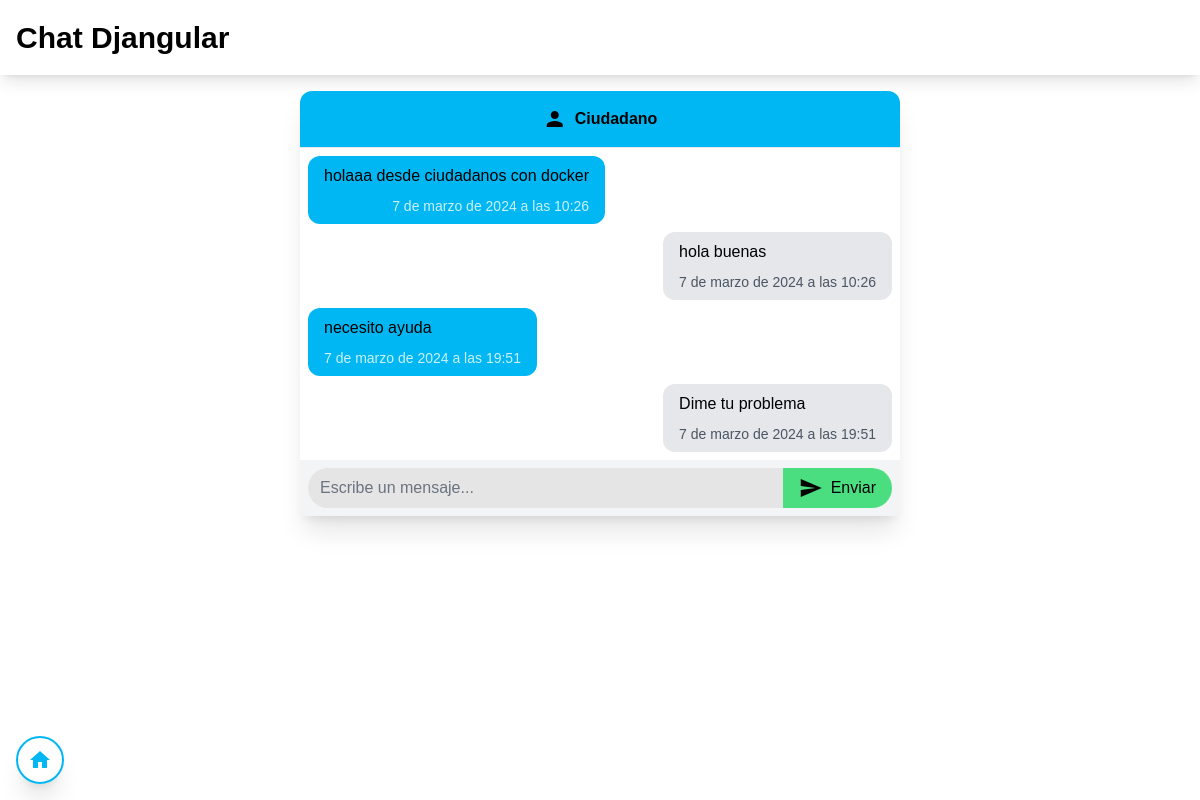
The page /chat/14 (signed in) on the database its author committed.
### ChatApp/models.py (models this page shows, shortened)
class Message(models.Model):
    chat = models.ForeignKey(Chat, on_delete=models.CASCADE, related_name='messages', verbose_name='Chat')
    sender = models.ForeignKey(User, on_delete=models.CASCADE, related_name='messages', verbose_name='Remitente')
    content = models.TextField(verbose_name='Contenido')
    timestamp = models.DateTimeField(auto_now_add=True, verbose_name='Fecha de creación')
    class Meta:
        ordering = ['timestamp']
        verbose_name = 'Mensaje'

### ChatApp/views.py (the view)
# urls.py: path('chat/<int:chat_id>',chat, name='chat'),
def chat(request, chat_id):
    chat = get_object_or_404(Chat, id=chat_id)  # Obtiene el chat o devuelve un error 404 si no existe
    user_is_participant = request.user.chats.filter(id=chat.id).exists()  # Comprueba si el usuario es un participante en el chat
    if user_is_participant:
        messages = chat.messages.order_by('timestamp')  # Obtener todos los mensajes del chat
        return render(request, 'chat/chat.html', {'chat':chat, 'messages':messages, 'user_is_participant': user_is_participant})
    else:
        return render(request, 'chat/join_chat.html', {'chat':chat, 'user_is_participant': user_is_participant})

### ChatApp/templates/chat/chat.html (shortened to what this page needs)
{% extends 'base.html' %}
{% load static %}
{% block content %}
  <section class="w-[600px] mx-auto h-auto flex flex-col shadow-xl">
    {% if 'ciudadano' in chat.name %}
      <h2 class="flex items-center justify-center p-4 font-bold gap-x-2 bg-process_cyan-500 rounded-t-xl">
        <span class="material-icons">person</span>
        Ciudadano
      </h2>
    {% elif 'promotor' in chat.name %}
      <h2 class="flex items-center justify-center p-4 font-bold gap-x-2 bg-steel_pink-500 rounded-t-xl">
        <span class="material-icons">apartment</span>
        Promotor
      </h2>
    {% else %}
      <h2 class="flex items-center justify-center p-4 font-bold gap-x-2 bg-turquoise-500 rounded-t-xl">
        <span class="material-icons">account_balance</span>
        Banco
      </h2>
    {% endif %}
    <hr />
    <div id="boxMessages" class="flex-1 p-2 flex flex-col items-start justify-start overflow-y-auto gap-y-2 max-h-[70vh] min-h-[70vh]">
      {% if messages %}
        {% for message in messages %}
          {% if message.sender.username == 'admin' %}
            <p class="self-end px-4 py-2 rounded-xl max-w-[70%] bg-gray-200 flex flex-col gap-y-2">
              {{ message.content }}
              <span class="self-end text-sm text-gray-600">{{ message.timestamp }}</span>
            </p>
          {% elif message.sender.username == 'ciudadano' %}
            <p class="self-start px-4 py-2 rounded-xl max-w-[70%] bg-process_cyan-500 flex flex-col gap-y-2">
              {{ message.content }}
              <span class="self-end text-sm text-white/80">{{ message.timestamp }}</span>
            </p>
          {% elif message.sender.username == 'promotor' %}
            <p class="self-start px-4 py-2 rounded-xl max-w-[70%] bg-steel_pink-500 flex flex-col gap-y-2">
              {{ message.content }}
              <span class="self-end text-sm text-white/80">{{ message.timestamp }}</span>
            </p>
          {% else %}
            <p class="self-start px-4 py-2 rounded-xl max-w-[70%] bg-turquoise-500 flex flex-col gap-y-2">
              {{ message.content }}
              <span class="self-end text-sm text-gray-600">{{ message.timestamp }}</span>
            </p>
          {% endif %}
        {% endfor %}
      {% else %}
        <p class="w-full text-xl text-center text-gray-500">No hay mensajes</p>
      {% endif %}
    </div>
    <div id="chat" class="p-2 bg-gray-100">
      <div class="flex">
        <input type="text" id="inputMessage" class="flex-1 border-none rounded-l-full bg-neutral-200 focus:ring-0 focus:bg-neutral-300 active:ring-0" placeholder="Escribe un mensaje..." required />
        <button class="flex items-center justify-center px-4 py-2 transition bg-green-400 rounded-r-full gap-x-2 hover:bg-green-600 hover:text-white" type="submit" id="btnMessage">
          <span class="material-icons">send</span>
          Enviar
        </button>
      </div>
    </div>
  </section>
{% endblock %}

### ChatApp/templates/base.html (shortened to what this page needs)
<!DOCTYPE html>
<html lang="es">
  {% load static tailwind_tags %}
  <head>
    {% tailwind_css %}
  </head>
  <body class="min-h-screen font-onest">
    <header>
      <nav class="min-h-[75px] sticky top-0 left-0 z-50 flex items-center justify-between w-full px-4 bg-white shadow-lg">
        <a href="/" class="text-3xl font-bold">Chat Djangular</a>
      </nav>
    </header>
    <main class="p-4 h-[calc(100vh_-_75px)]">
      {% if request.path != '/' and request.path != '/login/' %}
        <a class="fixed flex items-center justify-center transition duration-300 border-2 rounded-full shadow-xl text-process_cyan-500 border-process_cyan-500 bottom-4 left-4 hover:bg-process_cyan-500 hover:text-white material-icons size-12" href="{% url 'home' %}">home</a>
      {% endif %}
      {% block content %}
      {% endblock %}
    </main>
  </body>
</html>

### rows shown on the page
Message: content "holaaa desde ciudadanos con docker", timestamp "7 de marzo de 2024 a las 10:26"
Message: content "hola buenas", timestamp "7 de marzo de 2024 a las 10:26"
Message: content "necesito ayuda", timestamp "7 de marzo de 2024 a las 19:51"
Message: content "Dime tu problema", timestamp "7 de marzo de 2024 a las 19:51"
